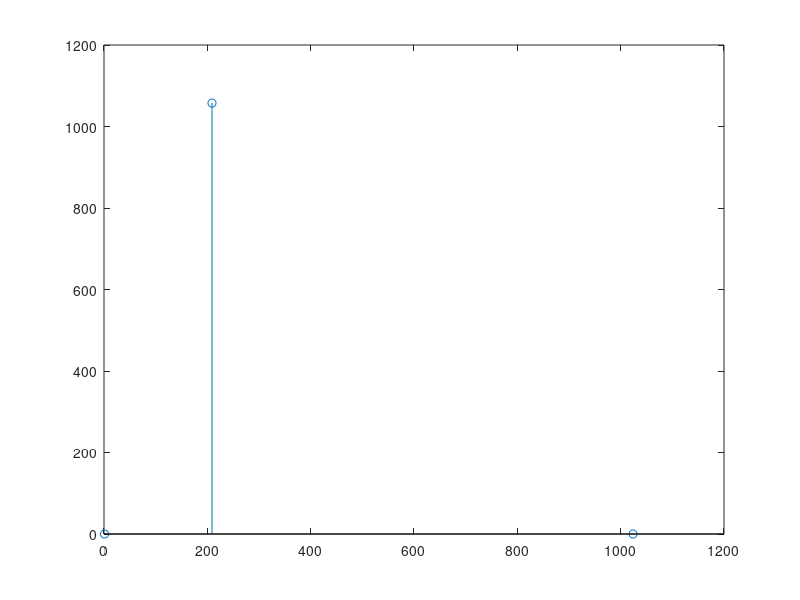

This chart was generated by the following MATLAB code:
len=2048;  % ????????????? ?????? FFT
AREA_SIZE=11;
SEE_THE_FUTURE=AREA_SIZE-1;
fd=100;

t=0:1/fd:len/fd-1/fd;
len2=floor(len/2);

test_signal=sin(2*pi*t*10)+sin(2*pi*t*10.16);  % ?????? ???????? ?????? ? ????? ??????????

find_all=0;
prev_maximum_exist_cnt=AREA_SIZE  ;

for iterations=1:100
    max_array=[];
    prev_maximum_val=0;
    can_calc=1;
    
    test_signal_n=awgn(test_signal,10);
    test_signal_f=abs(fft(test_signal_n));
    test_signal_f=test_signal_f(1:floor(len/2));
    for z=1:len2-AREA_SIZE-SEE_THE_FUTURE-1
        area=test_signal_f(1+z:AREA_SIZE+z+SEE_THE_FUTURE);
        if 	prev_maximum_exist_cnt<floor(AREA_SIZE/2); % ?????? ????? guadr ???????? - ????????? ?? 16% ?? ???-?? ??????????????? ????????
            prev_maximum_exist_cnt=prev_maximum_exist_cnt+1;
            if (prev_maximum_val<area(5))
                can_calc=1;
            else
                can_calc=0;
            end
        else
            prev_maximum_exist_cnt=0;		
            can_calc=1;
        end

        mul_thr=floor(0.3*area(5));
        mul_thr_future=floor(0.3*area(5+SEE_THE_FUTURE));
        if (  ~((area(5-1)>mul_thr) || (area(5+1)>mul_thr)      ||  (area(5-2)>mul_thr) || (area(5+2)>mul_thr)) )
            test_extremum1=1;
        else
            test_extremum1=0;
        end

        if (~((area(5-1+SEE_THE_FUTURE)>mul_thr_future) || (area(5+1+SEE_THE_FUTURE)>mul_thr_future)      ||  (area(5-2+SEE_THE_FUTURE)>mul_thr_future) || (area(5+2+SEE_THE_FUTURE)>mul_thr_future)) )
            test_extremum2=1;
        else
            test_extremum2=0;
        end        
         if ( area(5)==max(area(1:AREA_SIZE)) && (test_extremum1==1) && (can_calc==1) )  % ????????? ??????? ????? ???????? ?????????? ?????????? ??? ??? - ??????? 50%!
%              if ((test_extremum1==1) && (can_calc==1) && test_extremum2==0)            % ????????? ??????? ?? ?????? ????????, ?????????? ?? ????????? ? ?????????? ??????????       
%             if ((test_extremum1==1) && (can_calc==1))                                  % ????? ???????? ??? ?? ??? ? ????????? ?? ??
                max_array=[max_array (z+5)];
                prev_maximum_val=area(5);
                prev_maximum_exist_cnt=0;
        end 
    end %z
    find_all=find_all+length(max_array);
    pic=stem([1 max_array len2],[0 test_signal_f(max_array) 0]);
    drawnow; pause(.1)
end % iterations
fprintf('Finish. Find %i freqs\n',find_all);
